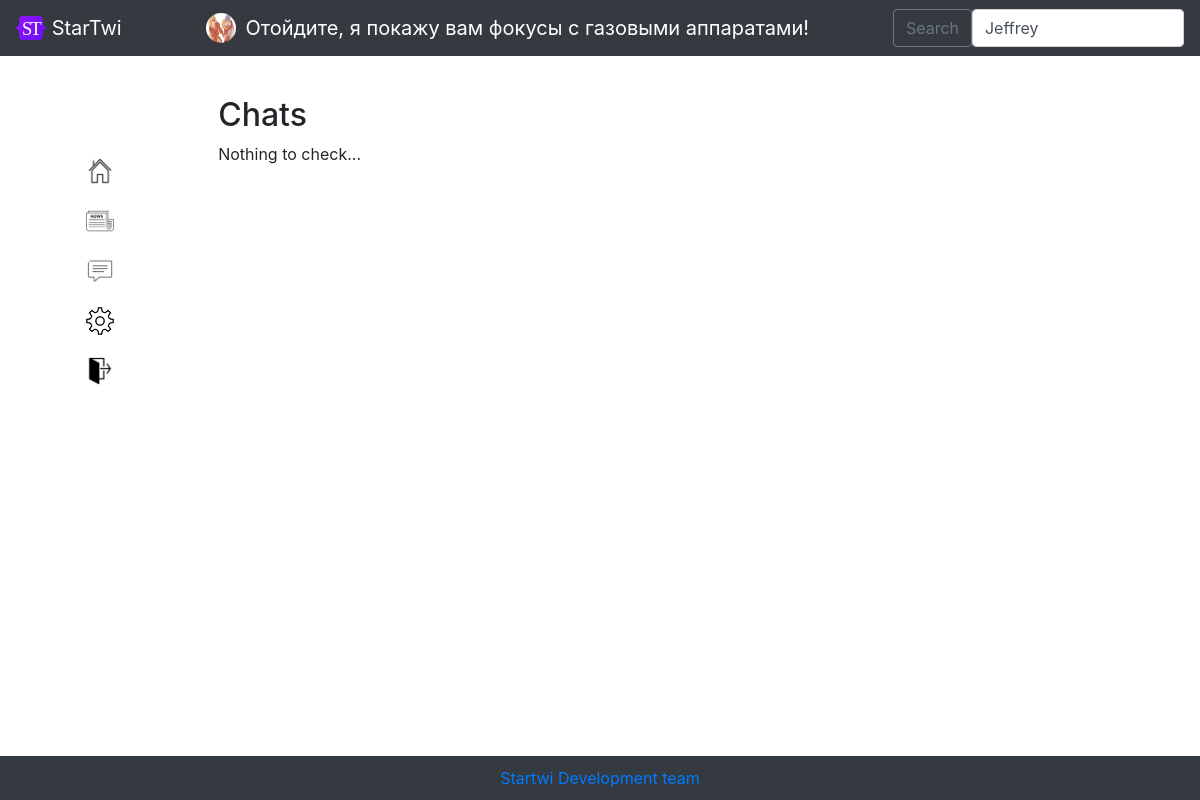
The app's page /chats (signed in) with its own data.
### data/users.py (models this page shows, shortened)
class User(SqlAlchemyBase, UserMixin):
    __tablename__ = 'users'
    id = sqlalchemy.Column(sqlalchemy.Integer, primary_key=True, autoincrement=True)
    username = sqlalchemy.Column(sqlalchemy.String, unique=True, nullable=True)
    year_of_birth = sqlalchemy.Column(sqlalchemy.Integer, nullable=True)
    month_of_birth = sqlalchemy.Column(sqlalchemy.Integer, nullable=True)
    day_of_birth = sqlalchemy.Column(sqlalchemy.Integer, nullable=True)
    country = sqlalchemy.Column(sqlalchemy.String, nullable=True)
    email = sqlalchemy.Column(sqlalchemy.String, unique=True, nullable=True)
    hashed_password = sqlalchemy.Column(sqlalchemy.String, nullable=True)
    modified_date = sqlalchemy.Column(sqlalchemy.DateTime, default=datetime.datetime.now())
    photo = sqlalchemy.Column(sqlalchemy.String, unique=True, nullable=True)
    about_me = sqlalchemy.Column(sqlalchemy.String, unique=True, nullable=True)
    followers = sqlalchemy.Column(sqlalchemy.String, nullable=True, default=' ')
    following = sqlalchemy.Column(sqlalchemy.String, nullable=True, default=' ')
    restrict = sqlalchemy.Column(sqlalchemy.Boolean, nullable=True, default=False)
    blacklist = sqlalchemy.Column(sqlalchemy.String, nullable=True, default=' ')

### main.py (the view)
@app.route('/chats', methods=['GET', 'POST'])
@login_required
def chats():
    db_sess = db_session.create_session()
    interlocutor_id = db_sess.query(Messages).filter(
        (Messages.from_id == current_user.id) | (Messages.to_id == current_user.id))
    interlocutor_users = [db_sess.query(User).filter(User.id == message.from_id).first() for message in
                          interlocutor_id] + \
                         [db_sess.query(User).filter(User.id == message.to_id).first() for message in interlocutor_id]
    interlocutor_users = [user for user in interlocutor_users if user.id != current_user.id]
    i = 0
    while len(interlocutor_users) != len(set(interlocutor_users)):
        if interlocutor_users.index(interlocutor_users[i]) != i:
            interlocutor_users.remove(interlocutor_users[i])
        else:
            i += 1
    interlocutor_users.sort(
        key=lambda x: list(map(lambda x: x.from_id if x.from_id != current_user.id else x.to_id, interlocutor_id))[
                      ::-1].index(x.id))
    interlocutor_last_messages = []
    for user in interlocutor_users:
        messages = db_sess.query(Messages).filter(
            ((Messages.from_id == user.id) / (Messages.to_id == current_user.id)) |
            ((Messages.to_id == user.id) / (Messages.from_id == current_user.id))).all()
        if messages:
            interlocutor_last_messages.append(messages[::-1][0])
    message = "" if interlocutor_users else "Nothing to check..."
    cipher = Fernet(cipher_key)
    return render_template('chats.html', title='Messenger',
                           url_for=url_for, user_class=User, userlist=get_userlist(),
                           css_file=url_for('static', filename='css/style.css'), cipher=cipher,
                           chat_list=interlocutor_users, interlocutor_last_messages=interlocutor_last_messages,
                           str=str, db_sess_query_user=db_sess.query(User), datetime=datetime, message_sys=message
                           )

### data/db_session.py (called while the page is built)
def create_session() -> Session:
    global __factory
    return __factory()

### main.py (called while the page is built)
@login_manager.user_loader
def load_user(user_id):
    db_sess = db_session.create_session()
    return db_sess.query(User).get(user_id)

def get_userlist():
    return sorted(db_session.create_session().query(User).filter(User.username != current_user.username),
                  key=lambda x: [0 if str(x.id) in current_user.following.split(', ') else 1,
                                 - len(list(set(current_user.following.split(', ')) & set(
                                     x.following.split(', ')))),
                                 - len(list(set(current_user.followers.split(', ')) & set(
                                     x.followers.split(', ')))),
                                 x.username])

### templates/chats.html (shortened to what this page needs)
{% extends "base_logged_in.html" %}
{% block content %}
<div class="block">
    <div class="chats_box">
        <h2>Chats</h2>
        {{ message_sys }}
    </div>
</div>
{% endblock %}

### templates/base_logged_in.html (shortened to what this page needs)
<!DOCTYPE html>
<html lang="en">
<head>
    <link rel="stylesheet"
          href="https://stackpath.bootstrapcdn.com/bootstrap/4.4.1/css/bootstrap.min.css"
>
    <link href="http://rawgithub.com/indrimuska/jquery-editable-select/master/dist/jquery-editable-select.min.css" rel="stylesheet">
    <link rel="stylesheet" type="text/css" href={{ css_file }}>
</head>
<body>
    <header>
        <nav class="navbar navbar-dark bg-dark">
            <a class="navbar-brand" href="#">
                <img src="/static/img/startwi-logo.svg" alt="" width="30" height="24" class="d-inline-block align-text-top">
                StarTwi
            </a>
            <a href="/account/{{ current_user.username }}" style="text-decoration: none;" class="navbar-brand">
                <img src="{{ url_for('static', filename='img/' + current_user.photo) }}" alt="" width="30" height="30" class="icon" style="margin: 0px; margin-right: 10px;">
                {{ current_user.username }}</a>
            <form class="d-flex" method="post" id="sample_form" name="sample_form">
                <button class="btn btn-outline-secondary" type="submit" name="Save" id="save">Search</button>
                <select name="users" id="users" class="form-control me-2" type="search" placeholder="Search" aria-label="Search">
                    {% for found_user in userlist %}
                        {% if found_user %}
                            <option>{{ found_user.username }}</option>
                        {% endif %}
                    {% endfor %}
               </select>
      </form>
    </nav>
    </header>
    <main role="main" class="container">
        <div style="float:left;">
            <ul style="list-style-type: none;">
                <li><a href="/account/{{ current_user.username }}"><img src="{{ url_for('static', filename='img/home_icon.png') }}" style="width:30px; margin-top:60px;"></a></li>
                <li><a href="/newstape"><img src="{{ url_for('static', filename='img/news_icon.png') }}" style="width:30px; margin-top:20px;"></a></li>
                <li><a href="/chats"><img src="{{ url_for('static', filename='img/messenger_icon.png') }}" style="width:30px; margin-top:20px;"></a></li>
                <li><a href="/account_settings/{{ current_user.username }}"><img src="{{ url_for('static', filename='img/settings.png') }}" style="width:30px; margin-top:20px;"></a></li>
                <li><a href="/logout"><img src="{{ url_for('static', filename='img/exit-icon.png') }}" style="width:30px; margin-top:20px;"></a></li>
            </ul>
        </div>
        <div style="margin-left: 12%">
            {% block content %}{% endblock %}
        </div>
        <br><br><br>
          <div class="footer"><a href="mailto:dashastepanova1901@mail.ru">Startwi Development team</a>
  </div>
    </main>
</body>
</html>

### static/css/style.css (style rules this page uses)
.block { margin: 40px; }
.icon { width: 30px; border-radius: 30px; float: left; margin: 20px; font-size: 27px; }

### templates/base_logged_in.html (style rules this page uses)
.footer { position: fixed; left: 0; bottom: 0; padding: 10px; background: #343a40; color: #ffffff; width: 100%; text-align: center; }

### records on screen
User: photo (picture), username "Отойдите, я покажу вам фокусы с газовыми аппаратами!"

### other values on screen
{{ message_sys }} "Nothing to check..."
form field users "Jeffrey"
